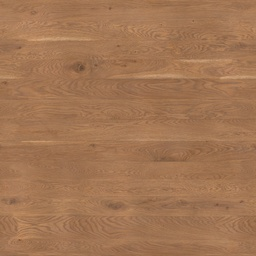
#> input picture assets/materials/oak_wood_planks/diff.jpg, 256 x 256 px, shrunk from 1024 x 1024 before the run, found by its file name
$ python generate_walnut_cabinet_v6_textures.py
#> lines starting #> are read from the running program, lines starting #| are printed output that depends on the picture
#> in main, source is the input picture: PIL image 256x256 RGB; mean R, G, B 162.1, 117.4, 83.5
from __future__ import annotations

import json
import math
import shutil
import colorsys
from pathlib import Path

from PIL import Image, ImageEnhance, ImageFilter


ROOT = Path(__file__).resolve().parents[1]
SOURCE = ROOT / "public/assets/gallery/materials/polyhaven_candidates/european_walnut_veneer_05"
OUT = ROOT / "public/assets/gallery/materials/walnut_cabinet_v6"


VARIANTS = {
    "walnut_wall_basecolor_v6.jpg": {
        "target_hue": 0.074,
        "hue_mix": 0.78,
        "sat": 1.34,
        "sat_floor": 0.34,
        "value": 1.02,
        "contrast": 1.28,
        "brightness": 0.98,
        "gamma": 0.78,
        "grain": 0.22,
        "line_strength": 0.090,
    },
    "walnut_side_basecolor_v6.jpg": {
        "target_hue": 0.070,
        "hue_mix": 0.82,
        "sat": 1.42,
        "sat_floor": 0.38,
        "value": 0.96,
        "contrast": 1.34,
        "brightness": 0.92,
        "gamma": 0.78,
        "grain": 0.24,
        "line_strength": 0.105,
    },
    "walnut_frame_basecolor_v6.jpg": {
        "target_hue": 0.068,
        "hue_mix": 0.84,
        "sat": 1.42,
        "sat_floor": 0.40,
        "value": 0.88,
        "contrast": 1.34,
        "brightness": 0.88,
        "gamma": 0.78,
        "grain": 0.24,
        "line_strength": 0.085,
    },
    "walnut_floor_basecolor_v6.jpg": {
        "target_hue": 0.072,
        "hue_mix": 0.82,
        "sat": 1.40,
        "sat_floor": 0.38,
        "value": 0.94,
        "contrast": 1.28,
        "brightness": 0.92,
        "gamma": 0.78,
        "grain": 0.20,
        "line_strength": 0.085,
    },
}


def wrap_hue_lerp(source: float, target: float, mix: float) -> float:
    delta = ((target - source + 0.5) % 1.0) - 0.5
    return (source + delta * mix) % 1.0


def grade_basecolor(source: Image.Image, config: dict[str, float]) -> Image.Image:
    rgb = source.convert("RGB")
    blurred = rgb.filter(ImageFilter.GaussianBlur(radius=18))
    px = rgb.load()
    blur_px = blurred.load()
    width, height = rgb.size
#> width = 256; height = 256

    out = Image.new("RGB", rgb.size)
#> out: PIL image 256x256 RGB; every value is 0
    out_px = out.load()

    target_hue = config["target_hue"]
    hue_mix = config["hue_mix"]
    sat_mul = config["sat"]
    sat_floor = config["sat_floor"]
    value_mul = config["value"]
    gamma = config["gamma"]
    grain = config["grain"]
    line_strength = config.get("line_strength", 0.0)

    for y in range(height):
        wave = math.sin(y / max(1.0, height) * math.tau * 9.0) * 0.020
        macro_line = math.sin(y / max(1.0, height) * math.tau * 19.0) * 0.5 + 0.5
        micro_line = math.sin(y / max(1.0, height) * math.tau * 83.0 + 0.7) * 0.5 + 0.5
        for x in range(width):
            r, g, b = px[x, y]
            br, bg, bb = blur_px[x, y]
            grain_luma = ((r + g + b) - (br + bg + bb)) / (255.0 * 3.0)
            long_wave = math.sin(
                y / max(1.0, height) * math.tau * 31.0
                + math.sin(x / max(1.0, width) * math.tau * 2.5) * 0.75
            ) * 0.5 + 0.5
            dark_line = (
                max(0.0, 0.55 - macro_line) * 0.70
                + max(0.0, 0.50 - micro_line) * 0.30
                + max(0.0, 0.52 - long_wave) * 0.55
            ) * line_strength
            h, s, v = colorsys.rgb_to_hsv(r / 255.0, g / 255.0, b / 255.0)
            h = wrap_hue_lerp(h, target_hue + wave, hue_mix)
            s = min(0.72, max(sat_floor, s * sat_mul + abs(grain_luma) * 0.18 + dark_line * 0.35))
            v = max(0.02, min(0.94, (v ** gamma) * value_mul + grain_luma * grain - dark_line))
            rr, gg, bb2 = colorsys.hsv_to_rgb(h, s, v)
            out_px[x, y] = (
                int(max(0, min(255, rr * 255))),
                int(max(0, min(255, gg * 255))),
                int(max(0, min(255, bb2 * 255))),
            )

    out = ImageEnhance.Contrast(out).enhance(config["contrast"])
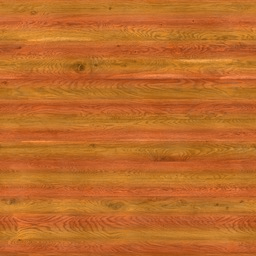
#> out: PIL image 256x256 RGB; mean R, G, B 190, 106.5, 40.6
    out = ImageEnhance.Brightness(out).enhance(config["brightness"])
    return out


def image_stats(path: Path) -> dict[str, object]:
    image = Image.open(path).convert("RGB").resize((128, 128), Image.Resampling.BILINEAR)
    total = 0
    rgb = [0.0, 0.0, 0.0]
    hsv = [0.0, 0.0, 0.0]
    grayish = 0
    for r, g, b in image.getdata():
        total += 1
        rgb[0] += r
        rgb[1] += g
        rgb[2] += b
        h, s, v = colorsys.rgb_to_hsv(r / 255.0, g / 255.0, b / 255.0)
        hsv[0] += h
        hsv[1] += s
        hsv[2] += v
        if s < 0.18 and v > 0.28:
            grayish += 1
#> this loop made 16384 passes
#> (r, g, b) on passes 1 to 3: (191, 110, 43), (194, 113, 46), (195, 114, 47)
    return {
        "meanRgb": [round(value / total, 2) for value in rgb],
        "meanHsv": [round(value / total, 4) for value in hsv],
        "grayishRatio": round(grayish / total, 4),
    }


def main() -> None:
    source_diff = SOURCE / "diff_original.jpg"
    if not source_diff.exists():
        source_diff = SOURCE / "diff.jpg"
    if not source_diff.exists():
        raise SystemExit(f"Missing walnut source diffuse: {source_diff}")

    OUT.mkdir(parents=True, exist_ok=True)
    source = Image.open(source_diff).convert("RGB")

    report: dict[str, object] = {
        "version": "v6",
        "source": str(source_diff.relative_to(ROOT)),
        "license": "CC0 / Public Domain via Poly Haven European Walnut Veneer 05",
        "purpose": "Chroma-stable premium walnut cabinet runtime albedo set.",
        "outputs": {},
    }

    for filename, config in VARIANTS.items():
        target = OUT / filename
        grade_basecolor(source, config).save(target, quality=93, subsampling=1, optimize=True)
        report["outputs"][filename] = image_stats(target)  # type: ignore[index]

    for src_name, dst_name in (
        ("normal.jpg", "walnut_normal_v6.jpg"),
        ("ao.jpg", "walnut_ao_v6.jpg"),
    ):
        src = SOURCE / src_name
        dst = OUT / dst_name
        if not src.exists():
            raise SystemExit(f"Missing walnut source map: {src}")
        shutil.copyfile(src, dst)
        report["outputs"][dst_name] = {"copiedFrom": str(src.relative_to(ROOT))}  # type: ignore[index]
#> this loop made 2 passes
#> (src_name, dst_name) on passes 1 to 2: ('normal.jpg', 'walnut_normal_v6.jpg'), ('ao.jpg', 'walnut_ao_v6.jpg')

    rough_src = SOURCE / "rough.jpg"
    rough_dst = OUT / "walnut_roughness_v6.jpg"
    if not rough_src.exists():
        raise SystemExit(f"Missing walnut source map: {rough_src}")
    rough = Image.open(rough_src).convert("L")
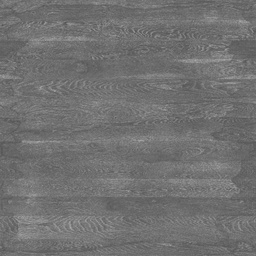
#> input picture assets/materials/oak_wood_planks/rough.jpg, 256 x 256 px, shrunk from 1024 x 1024 before the run, found by its file name
#> rough is the input picture: PIL image 256x256 L; min 82, max 170, mean 112.8
    # The raw Poly Haven veneer roughness is handsome but too matte once inside
    # the small dark cabinet. Compress it toward a satin walnut finish so HDR
    # highlights can prove that this is PBR wood, not a flat brown bitmap.
    rough = ImageEnhance.Contrast(rough).enhance(0.82)
    rough = ImageEnhance.Brightness(rough).enhance(0.70)
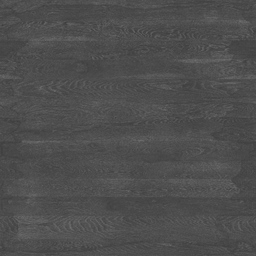
#> rough: PIL image 256x256 L; min 60, max 111, mean 78.2
    rough.save(rough_dst, quality=93, optimize=True)
    report["outputs"]["walnut_roughness_v6.jpg"] = image_stats(rough_dst)  # type: ignore[index]

    floor_rough_dst = OUT / "walnut_floor_roughness_v6.jpg"
    floor_rough = Image.open(rough_src).convert("L")
    # A separate floor roughness map makes the base read like polished metal-
    # lacquered wood/inlay under HDR, while walls stay satin rather than wet.
    floor_rough = ImageEnhance.Contrast(floor_rough).enhance(0.76)
    floor_rough = ImageEnhance.Brightness(floor_rough).enhance(0.42)
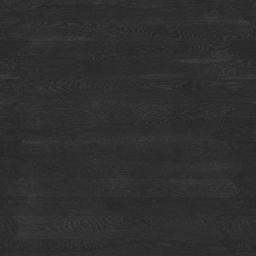
#> floor_rough: PIL image 256x256 L; min 37, max 65, mean 46.7
    floor_rough.save(floor_rough_dst, quality=93, optimize=True)
    report["outputs"]["walnut_floor_roughness_v6.jpg"] = image_stats(floor_rough_dst)  # type: ignore[index]

    report_path = OUT / "walnut_cabinet_v6.report.json"
    report_path.write_text(json.dumps(report, indent=2), encoding="utf-8")
    print(json.dumps(report, indent=2))
#> (printed output is left out)


if __name__ == "__main__":
    main()
